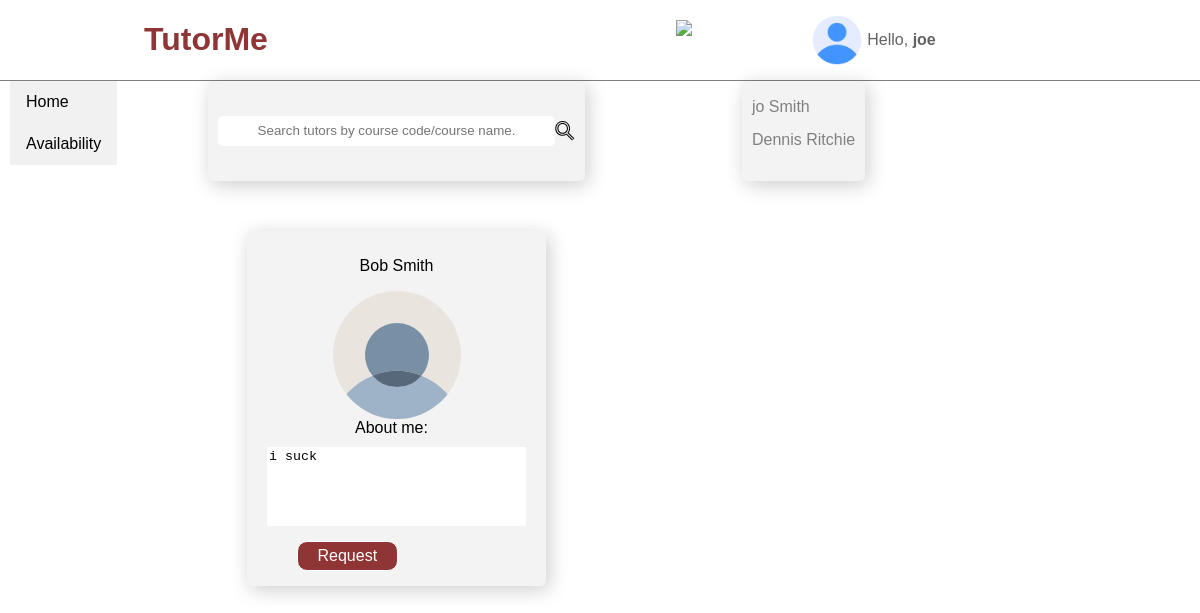
Page /app/profile/tutors/overview/2/2/ (signed in) on the committed database.
### log_in/models.py (models this page shows)
class CustomUser(AbstractUser):
    FRESHMAN = 'FR'
    SOPHOMORE = 'SO'
    JUNIOR = 'JR'
    SENIOR = 'SR'
    GRADUATE = 'GR'
    YEAR_IN_SCHOOL_CHOICES = [
            (FRESHMAN, 'Freshman'),
            (SOPHOMORE, 'Sophomore'),
            (JUNIOR, 'Junior'),
            (SENIOR, 'Senior'),
            (GRADUATE, 'Graduate'),
            ]
    year = models.CharField(
            max_length=2,
            choices=YEAR_IN_SCHOOL_CHOICES,
            default=FRESHMAN,
            blank=True
            )
    school = models.ForeignKey(School, on_delete=models.CASCADE, null=True)
    rate = models.DecimalField(decimal_places=2, max_digits=5, blank=True, null=True)

class UserCoursesMap(models.Model):
    SPRING = 0
    SUMMER = 1
    FALL = 2
    WINTER = 3
    SEMESTER_CHOICES = [
            (SPRING, 'Spring'),
            (SUMMER, 'Summer'),
            (FALL, 'Fall'),
            (WINTER, 'Winter'),
            ]
    user = models.ForeignKey(CustomUser, on_delete=models.CASCADE)
    taking_course = models.ForeignKey(Course, on_delete=models.CASCADE)
    semester = models.IntegerField(
            choices=SEMESTER_CHOICES,
            default=FALL,
            )
    year_taken = models.IntegerField(default=date.today().year, blank=True)

class TutorProfile(models.Model):
    user = models.ForeignKey(CustomUser, on_delete = models.CASCADE)
    about = models.TextField()

### log_in/views.py (the view)
# urls.py: path('profile/tutors/overview/<int:user_id>/<int:course_id>/', views.tutorOverview, name='view-tutor-profile'),
def tutorOverview(request, user_id, course_id):
    context = {}
    groupName = request.user.groups.get().name
    if (groupName == "tutors"):
        context['isTutor'] = True
        context['isStudent'] = False
    elif (groupName == "students"):
        context['isStudent'] = True
        context['isTutor'] = False
    context['course_id'] = course_id
    user_course_map_qs = UserCoursesMap.objects.filter(taking_course_id = course_id)
    context['resultsqs'] = user_course_map_qs
    getTutor = TutorProfile.objects.get(user_id = user_id)
    context['tutor'] = getTutor
    return render(request, 'log_in/find-tutors-overview.html', context)

### log_in/templates/log_in/find-tutors-overview.html (shortened to what this page needs)
{% extends 'log_in/find-tutors-list.html' %}
{% load static %}
{% block about_tutor %}
<article class="about-box">
    {% if tutor %}
    <p class="tutor-heading">{{ tutor.user.first_name }} {{tutor.user.last_name }}</p>
    {% if profile.image %}
    {% else %}
    <img class="profile-pic" src="{% static 'log_in/image/blankprofileimage.svg' %}">
    {% endif %}
    <label for="about">About me: </label>
    <textarea cols="30" rows="5" wrap="hard" readonly>{{ tutor.about }}</textarea>
    <div class="user-btns-box">
        <a href="{% url 'request-appt' user.id tutor.user_id course_id %}">Request</a>
    </div>
    {% endif %}
</article>
{% endblock %}

### log_in/templates/log_in/find-tutors-list.html (shortened to what this page needs)
{% extends 'log_in/find-tutors.html' %}
{% load static %}
{% block styles %}
	{{ block.super }}
	<link rel="stylesheet" type="text/css" href="{% static 'log_in/css/find-tutors-list.css' %}">
{% endblock %}
{% block tutor_search_results %}
<article class="search-results-box">
    {% if resultsqs %}
    <table>
    {% for user_course_map in resultsqs %}
    <tr>
        <a class="list-links" href="{% url 'view-tutor-profile' user_course_map.user.id course_id %}" title="Tutor brief.">{{ user_course_map.user.first_name }} {{ user_course_map.user.last_name }}</a>
    </tr>
    {% endfor %}
    </table>
    {% endif %}
</article>
{% endblock %}

### log_in/templates/log_in/base_profile_refac.html (shortened to what this page needs)
{% extends "log_in/index.html" %}
{% load static %}
{% block nav-right-section %}
<div class="nav-right-box">
	<div class="dropdown">
		<img id="notifications-bell" src="{% static '/log_in/image/note-bell.svg' %}">
	</div>
	<div class="dropdown">
		<div class="icon-greeting-box">
			<img id="profile-icon" src="{% static '/log_in/image/user.png' %}">
			<div class="custom-greeting">
				<span>Hello, <b>{{ user.username }}</b></span>
			</div>
		</div>
	</div>
</div>
{% endblock %}
{% block main-body %}
<div class="body-box">
	<div class="sidebar-nav">
        <a href="{% url 'account' %}">Home</a>
    {% if isTutor %}
        <a href="#">Availability</a>
    {% endif %}
	</div>
	{% block main-content %}{% endblock %}
</div>
{% endblock %}

### log_in/static/log_in/css/profile.css (style rules this page uses)
.dropdown { position: relative; display: inline-block; }

### log_in/static/log_in/css/index.css (style rules this page uses)
body { margin: 0; font-family: sans-serif; }
article label { margin-right: 10px; }
.nav-right-box { display: flex; justify-content: space-evenly; width: 500px; }
.user-btns-box a { text-decoration: none; background-color: #8f3535; color: white; padding: 5px 20px; border-radius: 10px; border: 1px solid white; }
.user-btns-box { display: flex; align-items: center; width: 200px; justify-content: space-between; }
#notifications-bell { height: 40px; width: auto; }
#profile-icon { height: 50px; width: auto; }
.icon-greeting-box { display: flex; align-items: center; }
.dropdown { display: flex; align-items: center; }
.custom-greeting { margin-left: 5px; color: #0000009c; }
.body-box { display:flex; }
article { background-color: #f3f3f3; margin: 25px; border-radius: 5px; box-shadow: 3px 4px 20px 0px rgb(0 0 0 / 20%); }

### log_in/static/log_in/css/base-profile.css (style rules this page uses)
.sidebar-nav { width: min-content; height: max-content; background-color: #f1f1f1; display: flex; justify-content: center; position: absolute; left: 10px; flex-direction: column; }
.sidebar-nav a { color: black; padding: 12px 16px; text-decoration: none; display: block; }
tr { font-size: 12px; }
table { background-color: white; }
table tr:nth-child(even) { background-color: #f2f2f2; }

### log_in/static/log_in/css/find-tutors.css (style rules this page uses)
.search-results-box { grid-area: re; }
.about-box { grid-area: av; }
article { width: max-content; margin: 0 auto; padding: 10px; display: flex; flex-direction: column; justify-content: center; align-items: center; }
article div { margin: 5px 0px; }
img { margin: 0px 10px; }
.delete-icon, img { margin: 0; }

### log_in/static/log_in/css/find-tutors-list.css (style rules this page uses)
.search-results-box { justify-content: space-around; align-items: start; padding: 10px; width: max-content; }
.list-links { text-decoration: none; color: grey; }
.profile-pic { width: 128px; border-radius: 50%; }
textarea { border: none; margin: 10px; resize: none; }

### rows in the picture
CustomUser: username "joe"
UserCoursesMap: user.first_name "jo", user.last_name "Smith"
UserCoursesMap: user.first_name "Dennis", user.last_name "Ritchie"
TutorProfile: user.first_name "Bob", user.last_name "Smith", about "i suck"
